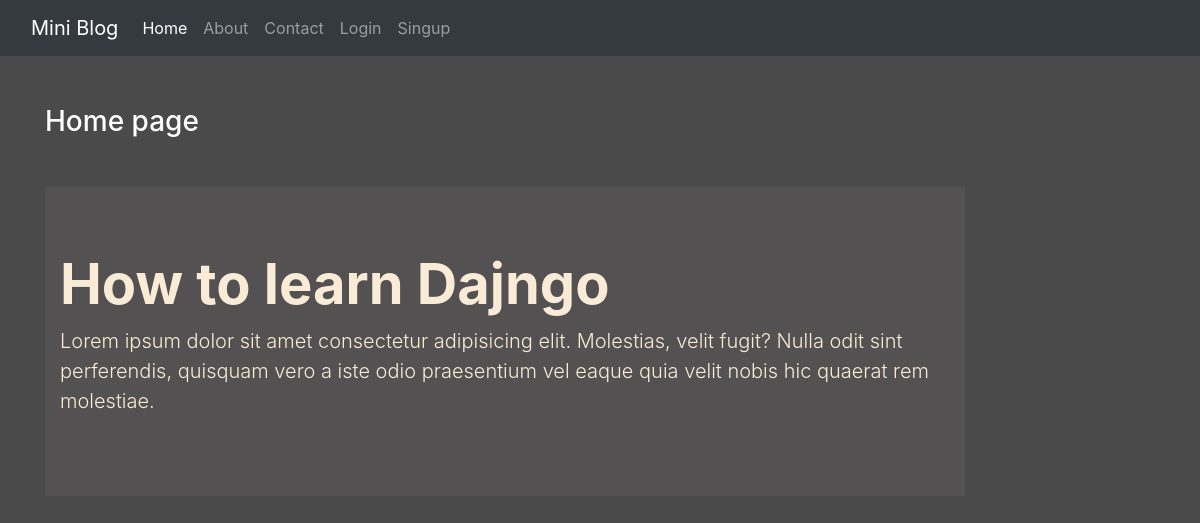
Before: / with the older database file.
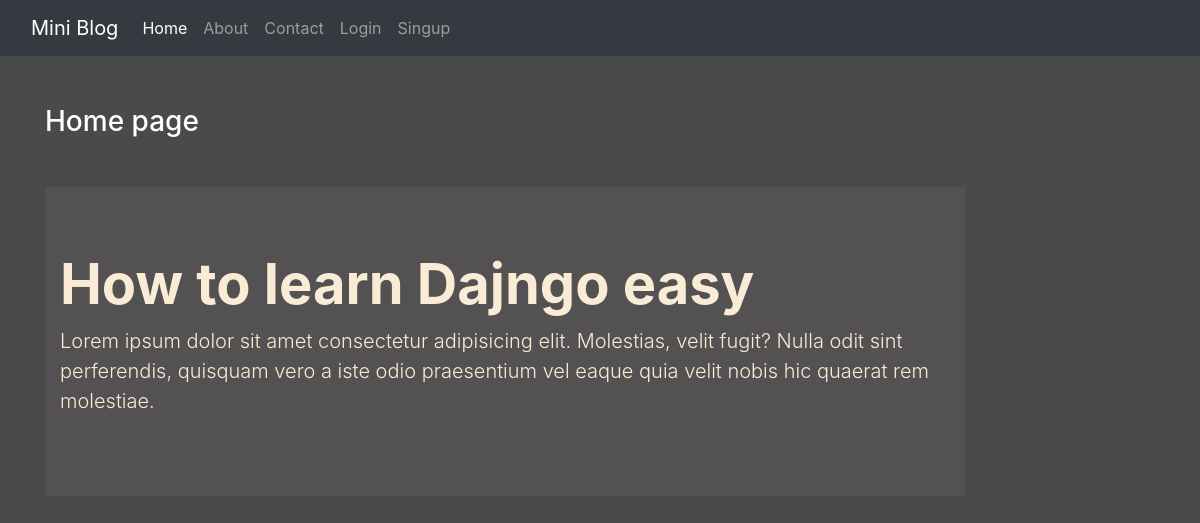
After: the same page with the newer database file.
### blog/models.py (models this page shows)
class Post(models.Model):
      title= models.CharField(max_length=200)
      des = models.TextField()

### blog/views.py (the view)
# urls.py: 2. Add a URL to urlpatterns:  path('', views.home, name='home')
def home(request):
      posts= Post.objects.all
      return render(request, 'blog/home.html',{'posts':posts})

### blog/templates/blog/home.html
{% extends 'blog/base.html' %}
{% block content %}
<div class="col-sm-10">
      <h3 class='text-white my-5'>Home page</h3>
   {% for post in posts %}
   <div class="jumbotron jumbotron-fluid jumbo-color">
    <div class="container">
      <h1 class="display-4 font-weight-bold">{{post.title}}</h1>
      <p class="lead">{{post.des}}</p>
    </div>
  </div>
   {% endfor %}
</div>
{% endblock content %}

### blog/templates/blog/base.html (shortened to what this page needs)
<!DOCTYPE html>
{% load static %}
<html lang="en">
<head>
      <link rel="stylesheet" href="{% static 'blog/css/bootstrap.css' %}">
      <link rel="stylesheet" href="{% static 'blog/css/style.css' %}">
</head>
<body>
      <div >
            {% include 'blog/nav.html' %}
      </div>
     <div class="container">
      <div class="row">
            <div class="col-sm-12">
            </div>
      </div>
     </div>
    <div class="container">
      <div class='row'>
            {% block content %}{% endblock content %}
      </div>
    </div>
</body>
</html>

### blog/templates/blog/nav.html (shortened to what this page needs)
<nav class="navbar navbar-expand-lg navbar-dark bg-dark">
    <div class="container-fluid">
        <a class="navbar-brand" href="#">Mini Blog</a>
        <div class="collapse navbar-collapse" id="navbarNavDropdown">
            <ul class="navbar-nav">
                <li class="nav-item">
                    <a class="nav-link active" aria-current="page" href="/">Home</a>
                </li>
                <li class="nav-item">
                    <a class="nav-link" href="{% url 'about' %}">About</a>
                </li>
                <li class="nav-item">
                    <a class="nav-link" href="{% url 'contact' %}">Contact</a>
                </li>
                {% if request.user.is_authenticated %}
                <li class="nav-item">
                    <a class="nav-link" href="{% url 'dashbord' %}">Dshboard</a>
                </li>
                <li class="nav-item">
                    <a class="nav-link" href="{% url 'logout' %}">Logout</a>
                </li>
                {% else %}
                <li class="nav-item">
                    <a class="nav-link" href="{% url 'login' %}">Login</a>
                </li>
                <li class="nav-item">
                    <a class="nav-link" href="{% url 'signup' %}">Singup</a>
                </li>
                {% endif %}
            </ul>
        </div>
    </div>
</nav>

### blog/static/blog/css/style.css (style rules this page uses)
body { background-color: rgb(75, 74, 74); color: antiquewhite; }
.jumbo-color { background-color: rgb(83, 81, 81); }

Changed rows visible on the page:
changed Post: title "How to learn Dajngo" → "How to learn Dajngo easy"
